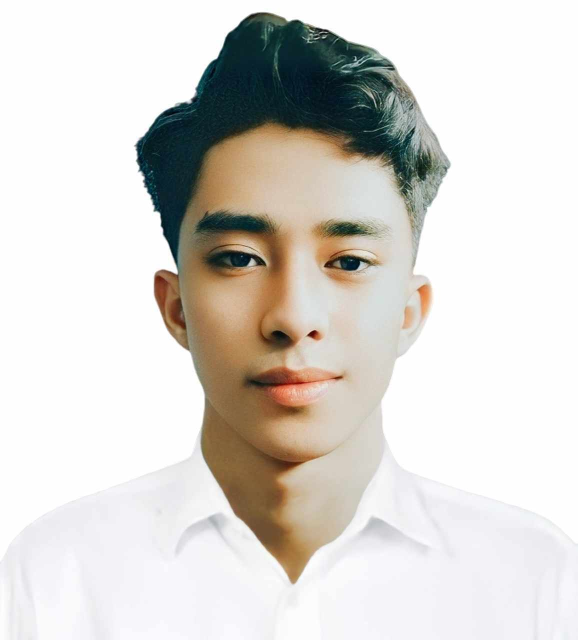
#> input picture Feature-Extraction-Machine-Problem-3/images/original_image1.jpg, 1155 x 1280 px, found by its file name (shown at 1/2 size)
$ jupyter execute 4B-NIEGOS-EXER3.ipynb
#> lines starting #> are read from the running program, lines starting #| are printed output that depends on the picture; after the words box and inside, x2 and y2 are one past the last pixel; in counts of white or black regions, pixels touching at a corner belong together
[cell 1]
from google.colab import drive
drive.mount('/content/drive')

#***Exercise 1: Harris Corner Detection***

[cell 2]
import cv2
import numpy as np
import matplotlib.pyplot as plt

# Load the image
image_path = '/content/drive/MyDrive/IMAGES/original_image1.jpg'
image = cv2.imread(image_path)
#> image is the input picture: shape (1280, 1155, 3); mean B, G, R 208.6, 213.3, 216.5

# Convert the image to grayscale
gray_image = cv2.cvtColor(image, cv2.COLOR_BGR2GRAY)
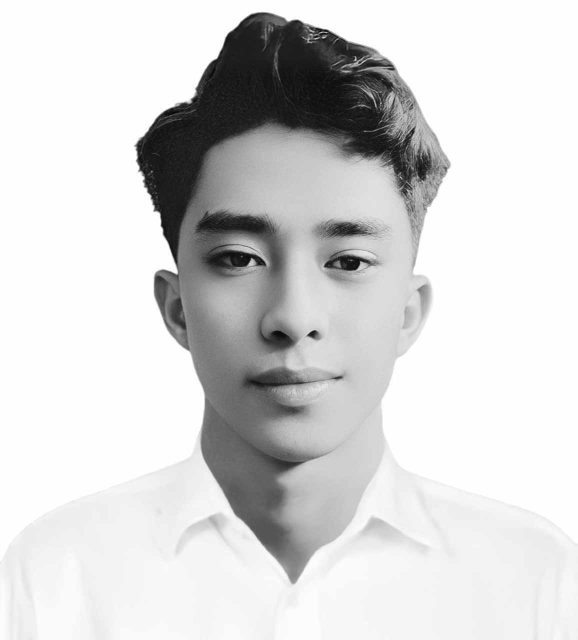
#> gray_image: shape (1280, 1155) (shown at 1/2 size); min 0, max 255, mean 213.8

# Convert to float32
gray_float = np.float32(gray_image)

# Apply Harris Corner Detection
corners = cv2.cornerHarris(gray_float, blockSize=2, ksize=3, k=0.04)

# Result is dilated for marking the corners
corners_dilated = cv2.dilate(corners, None)

# Threshold for an optimal value, marking corners
threshold = 0.01 * corners_dilated.max()
#> threshold = 150219.4
image[corners_dilated > threshold] = [255, 0, 0]  # Mark corners in red
#> image: shape (1280, 1155, 3); 0.87% of pixels changed, all inside (x1, y1, x2, y2) = (266, 48, 898, 800)

# Display the original image with corners
plt.figure(figsize=(10, 6))
plt.title('Harris Corner Detection')
plt.imshow(cv2.cvtColor(image, cv2.COLOR_BGR2RGB))  # Convert BGR to RGB for correct color display
plt.axis('off')
plt.show()

#***Exercise 2: HOG (Histogram of Oriented Gradients) Feature Extraction***

[cell 3]
import cv2
import numpy as np
import matplotlib.pyplot as plt
from skimage.feature import hog
from skimage import exposure

# Load the image
image_path = '/content/drive/MyDrive/IMAGES/original_image1.jpg'
image = cv2.imread(image_path)

# Convert the image to grayscale
gray_image = cv2.cvtColor(image, cv2.COLOR_BGR2GRAY)

# Extract HOG features and the HOG image
hog_features, hog_image = hog(
        gray_image,
        orientations=9,
        pixels_per_cell=(8, 8),
        cells_per_block=(2, 2),
        block_norm='L2-Hys',
        visualize=True,
        transform_sqrt=True
    )

# Rescale the HOG image to enhance visualization
hog_image_rescaled = exposure.rescale_intensity(hog_image, in_range=(0, 10))

# Display the original image and HOG visualization
plt.figure(figsize=(12, 6))

plt.subplot(1, 2, 1)
plt.title('Original Image')
plt.imshow(cv2.cvtColor(image, cv2.COLOR_BGR2RGB))  # Convert BGR to RGB for correct color display
plt.axis('off')

plt.subplot(1, 2, 2)
plt.title('HOG Features')
plt.imshow(hog_image_rescaled, cmap='gray')
plt.axis('off')

plt.show()
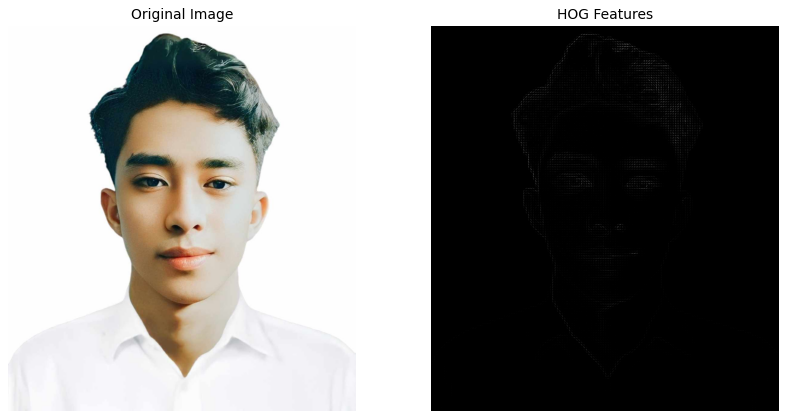
#> figure drawn by matplotlib, 2 panels

#***Exercise 3: FAST (Features from Accelerated Segment Test) Keypoint Detection***

[cell 4]
import cv2
import matplotlib.pyplot as plt

# Load the image
image_path = '/content/drive/MyDrive/IMAGES/original_image1.jpg'
image = cv2.imread(image_path)

# Convert the image to grayscale
gray_image = cv2.cvtColor(image, cv2.COLOR_BGR2GRAY)

# Initialize FAST detector
fast = cv2.FastFeatureDetector_create()

# Detect keypoints
keypoints = fast.detect(gray_image, None)
#> keypoints = 4678 keypoints; strongest (x, y, size): (503, 517, 7), (619, 81, 7), (645, 75, 7), (720, 523, 7)

# Draw keypoints on the original image
image_with_keypoints = cv2.drawKeypoints(image, keypoints, None, color=(0, 255, 0))

# Display the original image and the image with keypoints
plt.figure(figsize=(10, 6))

plt.subplot(1, 2, 1)
plt.title('Original Image')
plt.imshow(cv2.cvtColor(image, cv2.COLOR_BGR2RGB))  # Convert BGR to RGB for correct color display
plt.axis('off')

plt.subplot(1, 2, 2)
plt.title('FAST Keypoints')
plt.imshow(cv2.cvtColor(image_with_keypoints, cv2.COLOR_BGR2RGB))  # Convert BGR to RGB for correct color display
plt.axis('off')

plt.tight_layout()
plt.show()

#***Exercise 4: Feature Matching using ORB and FLANN***

[cell 5]
import cv2
import matplotlib.pyplot as plt

# Load the two images
image_path1 = '/content/drive/MyDrive/IMAGES/original_image1.jpg'
image_path2 = '/content/drive/MyDrive/IMAGES/original_image2.jpg'

image1 = cv2.imread(image_path1)
image2 = cv2.imread(image_path2)
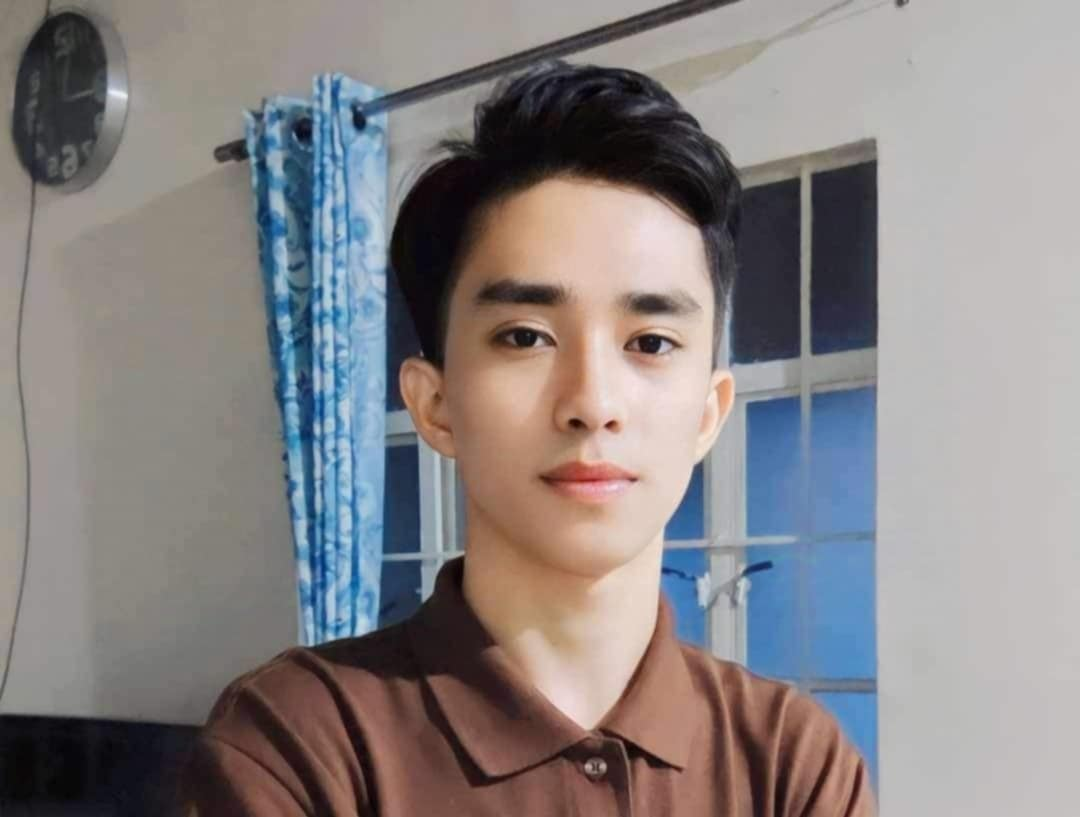
#> input picture Feature-Extraction-Machine-Problem-3/images/original_image2.jpg, 1080 x 817 px, found by its file name
#> image2 is the input picture: shape (817, 1080, 3); mean B, G, R 131.7, 131.1, 136.2

# Convert the images to grayscale
gray1 = cv2.cvtColor(image1, cv2.COLOR_BGR2GRAY)
gray2 = cv2.cvtColor(image2, cv2.COLOR_BGR2GRAY)
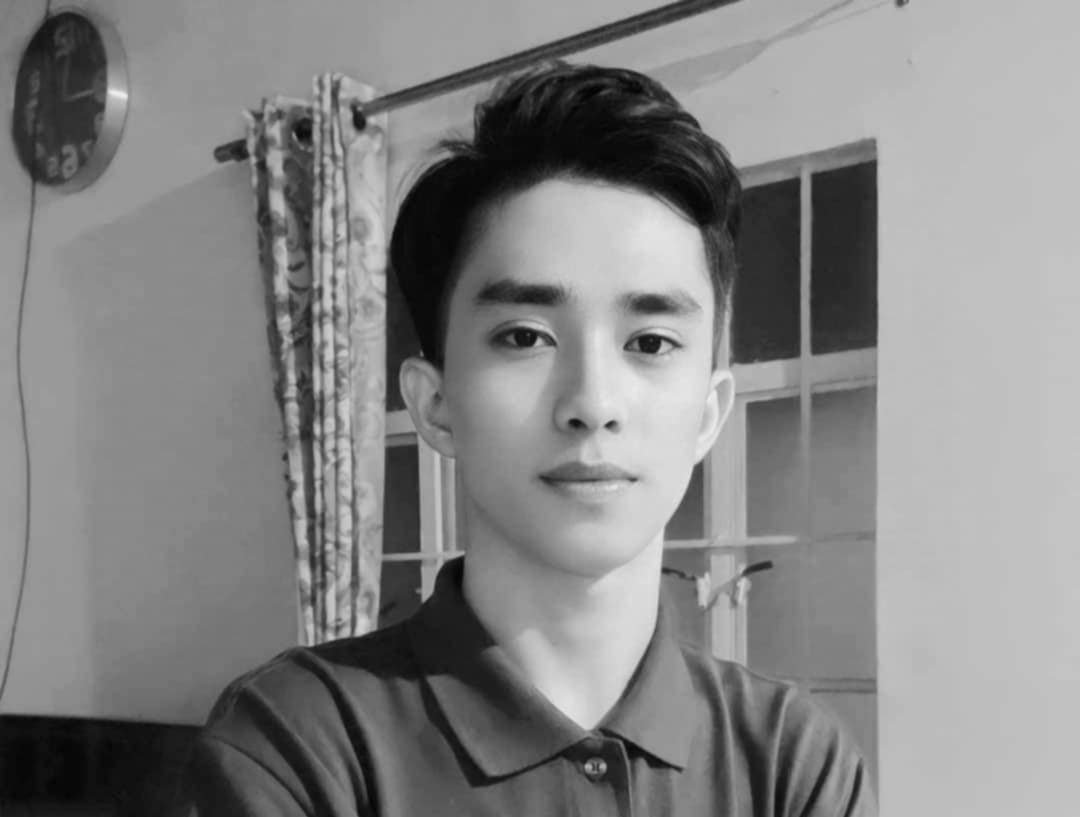
#> gray2: shape (817, 1080); min 1, max 240, mean 132.7

# Initialize ORB detector
orb = cv2.ORB_create()

# Detect keypoints and compute descriptors for both images
keypoints1, descriptors1 = orb.detectAndCompute(gray1, None)
#> keypoints1 = 500 keypoints; strongest (x, y, size): (713, 520, 111.1), (314, 427, 92.6), (724, 525, 77.1), (319, 428, 77.1)
keypoints2, descriptors2 = orb.detectAndCompute(gray2, None)
#> keypoints2 = 500 keypoints; strongest (x, y, size): (657, 340, 92.6), (652, 340, 111.1), (362, 627, 111.1), (358, 630, 77.1)

# Set up FLANN parameters
index_params = dict(algorithm=6,  # FLANN_INDEX_LSH
                    table_number=6,  # 12
                    key_size=12,     # 20
                    multi_probe_level=1)  # 2
search_params = dict(checks=50)  # or pass an empty dictionary

# Initialize the FLANN matcher
flann = cv2.FlannBasedMatcher(index_params, search_params)

# Match descriptors using KNN
matches = flann.knnMatch(descriptors1, descriptors2, k=2)
#> matches = 500 matches

# Store all the good matches as per Lowe's ratio test
good_matches = []
for m, n in matches:
    if m.distance < 0.7 * n.distance:
        good_matches.append(m)
#> after the loop, good_matches = 16 matches

# Draw matches
matched_image = cv2.drawMatches(image1, keypoints1, image2, keypoints2, good_matches, None, flags=cv2.DrawMatchesFlags_NOT_DRAW_SINGLE_POINTS)

# Display the matched keypoints
plt.figure(figsize=(15, 10))
plt.title('ORB Feature Matching using FLANN Matcher')
plt.imshow(cv2.cvtColor(matched_image, cv2.COLOR_BGR2RGB))  # Convert BGR to RGB for correct color display
plt.axis('off')
plt.show()

#***Exercise 5: Image Segmentation using Watershed Algorithm***

[cell 6]
import cv2
import numpy as np
import matplotlib.pyplot as plt

# Load the image
image_path = '/content/drive/MyDrive/IMAGES/original_image1.jpg'  # Replace with your image path
image = cv2.imread(image_path)

# Convert the image to grayscale
gray = cv2.cvtColor(image, cv2.COLOR_BGR2GRAY)

# Apply a binary threshold to the grayscale image
_, thresh = cv2.threshold(gray, 0, 255, cv2.THRESH_BINARY_INV + cv2.THRESH_OTSU)
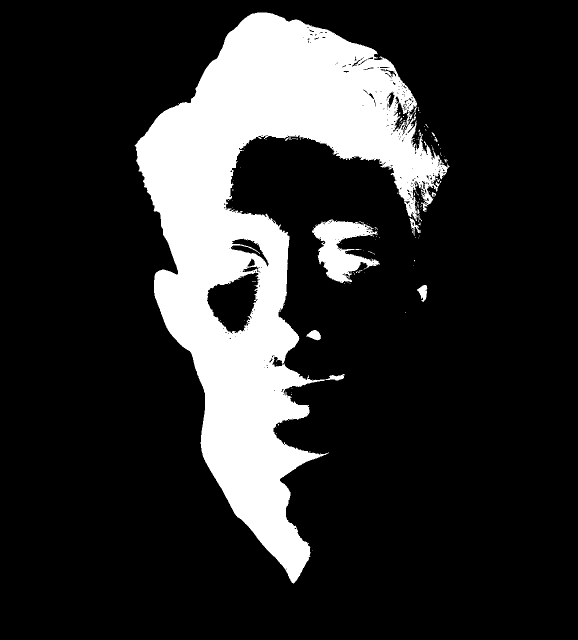
#> thresh: shape (1280, 1155) (shown at 1/2 size); 17.8% white; 136 white regions (123 under 20 px), largest, box (x1, y1, x2, y2) and area: (269, 25, 899, 1167) 253573, (624, 439, 760, 566) 8454, (834, 570, 855, 604) 398

# Remove noise using morphological operations
kernel = np.ones((3, 3), np.uint8)
opening = cv2.morphologyEx(thresh, cv2.MORPH_OPEN, kernel, iterations=2)
#> opening: shape (1280, 1155); 17.4% white; 17 white regions, largest, box (x1, y1, x2, y2) and area: (272, 25, 879, 1166) 247452, (627, 443, 747, 563) 7683, (615, 660, 641, 680) 369

# Sure background area
sure_bg = cv2.dilate(opening, kernel, iterations=3)
#> sure_bg: shape (1280, 1155); 19% white; 7 white regions, largest, box (x1, y1, x2, y2) and area: (269, 22, 897, 1169) 268992, (624, 440, 759, 566) 9934, (834, 567, 857, 603) 686

# Finding sure foreground area using distance transform
dist_transform = cv2.distanceTransform(opening, cv2.DIST_L2, 5)
_, sure_fg = cv2.threshold(dist_transform, 0.7 * dist_transform.max(), 255, 0)
#> sure_fg: shape (1280, 1155) float32; 0.66% white; 2 white regions, box (x1, y1, x2, y2) and area: (464, 106, 640, 210) 7510, (355, 278, 404, 375) 2246

# Finding unknown region
sure_fg = np.uint8(sure_fg)
unknown = cv2.subtract(sure_bg, sure_fg)
#> unknown: shape (1280, 1155); 18.4% white; 7 white regions, largest, box (x1, y1, x2, y2) and area: (269, 22, 897, 1169) 259236, (624, 440, 759, 566) 9934, (834, 567, 857, 603) 686

# Marker labeling
_, markers = cv2.connectedComponents(sure_fg)
#> markers: shape (1280, 1155) int32; 3 distinct labels, from 0 to 2

# Add one to all labels so that sure background is not 0 but 1
markers = markers + 1
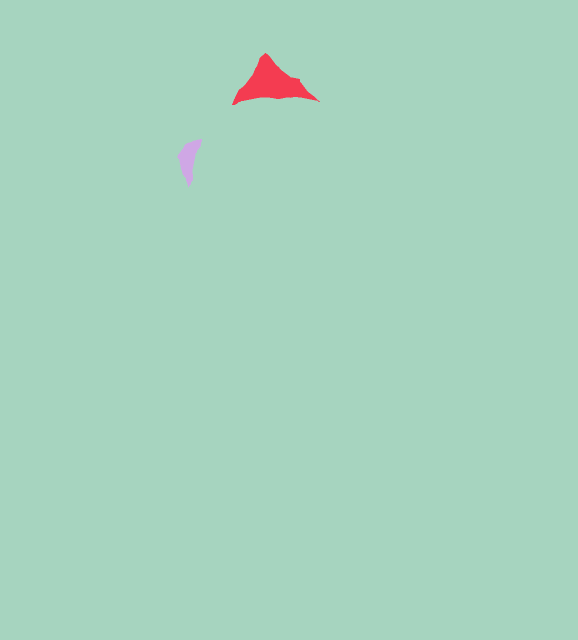
#> markers: shape (1280, 1155) int32 (shown at 1/2 size); 3 distinct labels, from 1 to 3; one colour per label, 0 black

# Now, mark the region of unknown with zero
markers[unknown == 255] = 0
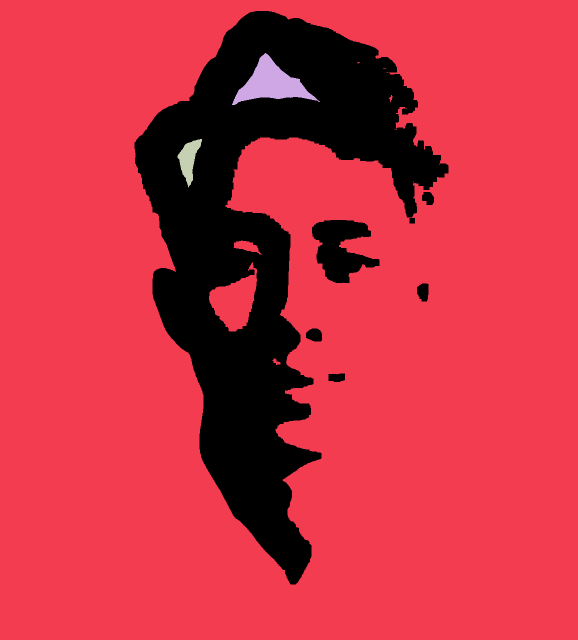
#> markers: shape (1280, 1155) int32 (shown at 1/2 size); 4 distinct labels, from 0 to 3; one colour per label, 0 black

# Apply the Watershed algorithm
markers = cv2.watershed(image, markers)
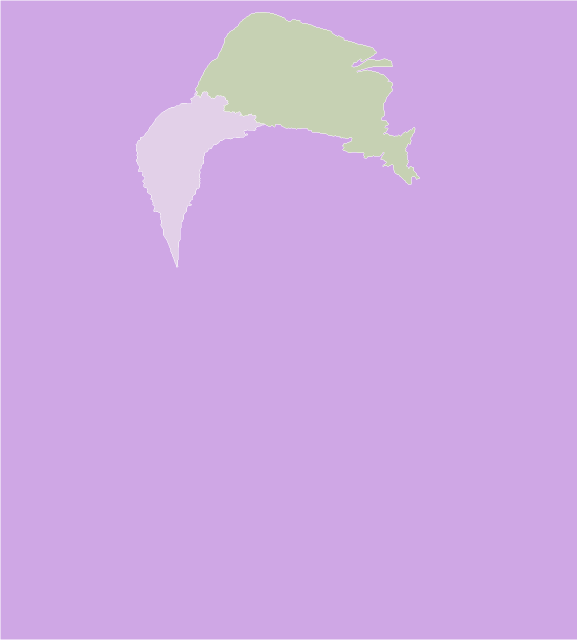
#> markers: shape (1280, 1155) int32 (shown at 1/2 size); 4 distinct labels, from -1 to 3; one colour per label, 0 black, -1 white
image[markers == -1] = [255, 0, 0]  # Mark the boundaries with red color
#> image: shape (1280, 1155, 3); 0.5% of pixels changed, all inside (x1, y1, x2, y2) = (0, 0, 1155, 1280)

# Display the original image and the segmented image
plt.figure(figsize=(12, 6))

plt.subplot(1, 2, 1)
plt.title('Original Image')
plt.imshow(cv2.cvtColor(image, cv2.COLOR_BGR2RGB))  # Convert BGR to RGB for correct color display
plt.axis('off')

plt.subplot(1, 2, 2)
plt.title('Segmented Image')
plt.imshow(cv2.cvtColor(image, cv2.COLOR_BGR2RGB))  # Convert BGR to RGB for correct color display
plt.axis('off')

plt.tight_layout()
plt.show()
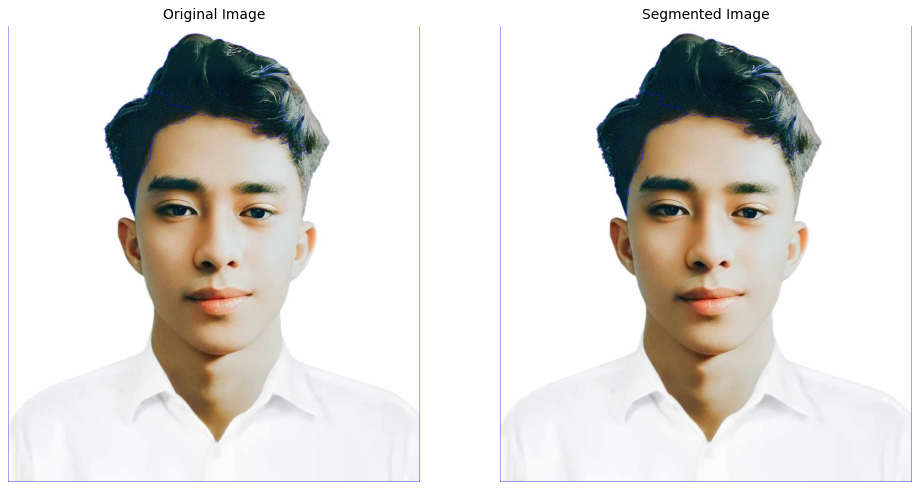
#> figure drawn by matplotlib, 2 panels
